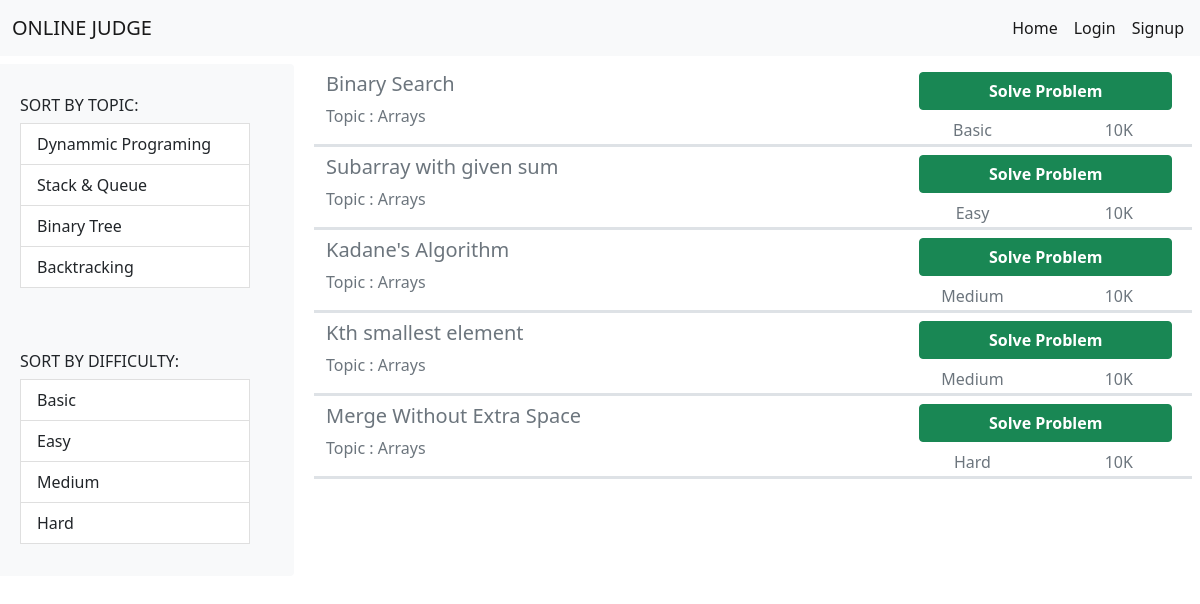
The page /online_judge/home on the database as committed earlier.
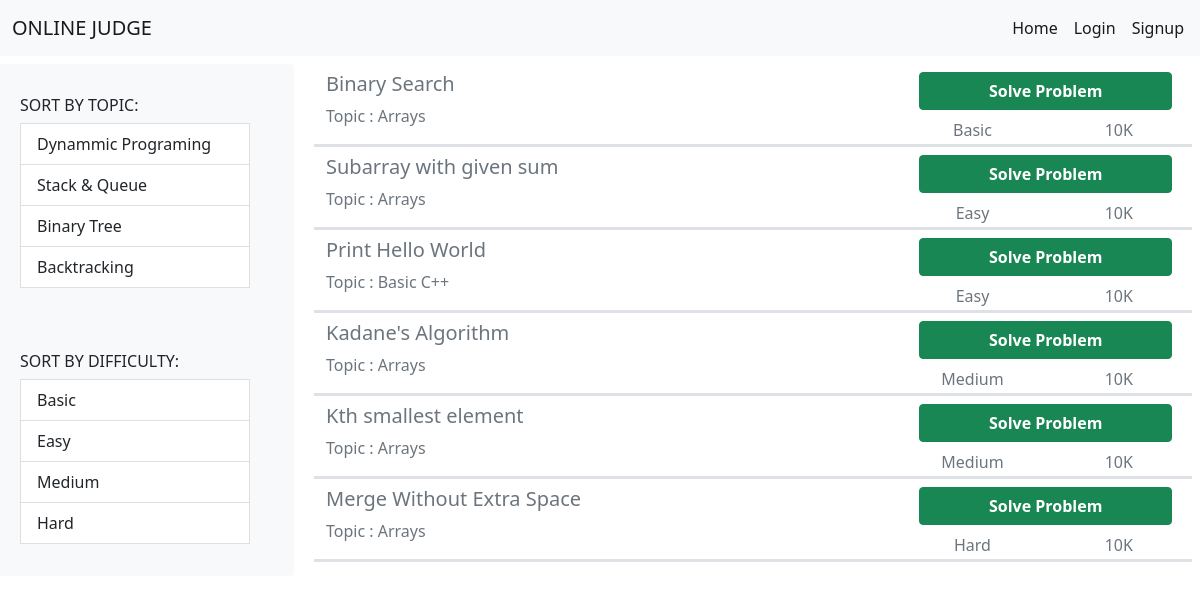
The same page on the database as committed later.
### online_judge/models.py (models this page shows, shortened)
class Problem(models.Model):
    problemId = models.IntegerField(primary_key=True)
    title = models.CharField(null=False, max_length=200)
    description = models.CharField(null=False, max_length=2000)
    difficulty = models.CharField(null=False, max_length=10)
    solved = models.BooleanField(default=False)
    score = models.IntegerField(default=0)
    topic = models.CharField(null=False, max_length=30)
    code_text= models.TextField( max_length=10000)

### online_judge/views.py (the view)
# urls.py: 2. Add a URL to urlpatterns:  path('', views.home, name='home')
def home(request):
    problems = Problem.objects.all()
    return render(request, 'pages/home.html', {'problems': problems})

### online_judge/templates/pages/home.html (shortened to what this page needs)
<!DOCTYPE html>
<html>
<head>
    <link href="https://cdn.jsdelivr.net/npm/bootstrap@5.1.3/dist/css/bootstrap.min.css" rel="stylesheet">
</head>
<body>
    <nav class="navbar navbar-expand-lg navbar-light bg-light">
        <div class="container-fluid">
            <a class="navbar-brand" href="#">ONLINE JUDGE</a>
        </div>
        <div class="collapse navbar-collapse align-items-right mx-2" id="navbarScroll">
            <div class="d-flex">
                <ul class="navbar-nav me-auto my-2 my-lg-0 navbar-nav-scroll" style="--bs-scroll-height: 100px;">
                    <li class="nav-item">
                        <a class="nav-link active" aria-current="page" href="home">Home</a>
                    </li>
                    {% if user.is_authenticated %}
                    <li class="nav-item">
                        <a class="nav-link active" aria-current="page" href="profile">{{ user.username }}</a>
                    </li>
                    <li class="nav-item">
                        <a class="nav-link active" aria-current="page" href="logout">Logout</a>
                    </li>
                    {% else %}
                    <li class="nav-item">
                        <a class="nav-link active" aria-current="page" href="login">Login</a>
                    </li>
                    <li class="nav-item">
                        <a class="nav-link active" aria-current="page" href="signup">Signup</a>
                    </li>
                    {% endif %}
                </ul>
            </div>
        </div>
    </nav>
    <div class="row mt-2">
        <div class="list-group col-3 bg-light">
            <div class="" style="padding: 2em;">
                <h6 class="h6">SORT BY TOPIC:</h6>
                <a class="list-group-item list-group-item-action" href="#list-item-1">Dynammic Programing</a>
                <a class="list-group-item list-group-item-action" href="#list-item-2">Stack & Queue</a>
                <a class="list-group-item list-group-item-action" href="#list-item-3">Binary Tree</a>
                <a class="list-group-item list-group-item-action" href="#list-item-4">Backtracking</a>
            </div>
            <div class="" style="padding: 2em;">
                <h6 class="h6">SORT BY DIFFICULTY:</h6>
                <a class="list-group-item list-group-item-action" href="#list-item-1">Basic</a>
                <a class="list-group-item list-group-item-action" href="#list-item-2">Easy</a>
                <a class="list-group-item list-group-item-action" href="#list-item-3">Medium</a>
                <a class="list-group-item list-group-item-action" href="#list-item-4">Hard</a>
            </div>
        </div>
        <div class="col-9" style="height:500px;overflow: scroll;">
            {% for problem in problems %}
            <div class=" row border-bottom border-3 mx-2">
                <div class=" col-8 ">
                    <h5 class="h5 text-muted my-2 ">{{ problem.title }}</h5>
                    <p class="text-muted ">Topic : {{ problem.topic }}</p>
                </div>
                <div class=" col-4 ">
                    <div class="d-grid gap-2 my-2 mx-2 ">
                        <button class="btn btn-success " type="button "><b><a id="solve" href="problem/{{problem.problemId}}">Solve Problem</a></b></button>
                    </div>
                    <div>
                        <div class="row ">
                            <div class="col-6 " style="text-align: center; ">
                                <p class=" text-muted " style="display: inline; ">{{ problem.difficulty }}</p>
                            </div>
                            <div class="col-6 " style="text-align: center; ">
                                <p class=" text-muted " style="display: inline; ">10K</p>
                            </div>
                        </div>
                    </div>
                </div>
            </div>
            {% endfor %}
        </div>
    </div>
</body>
</html>

Rows that differ between the two databases and show on the page:
added Problem: title "Print Hello World", topic "Basic C++", difficulty "Easy"
